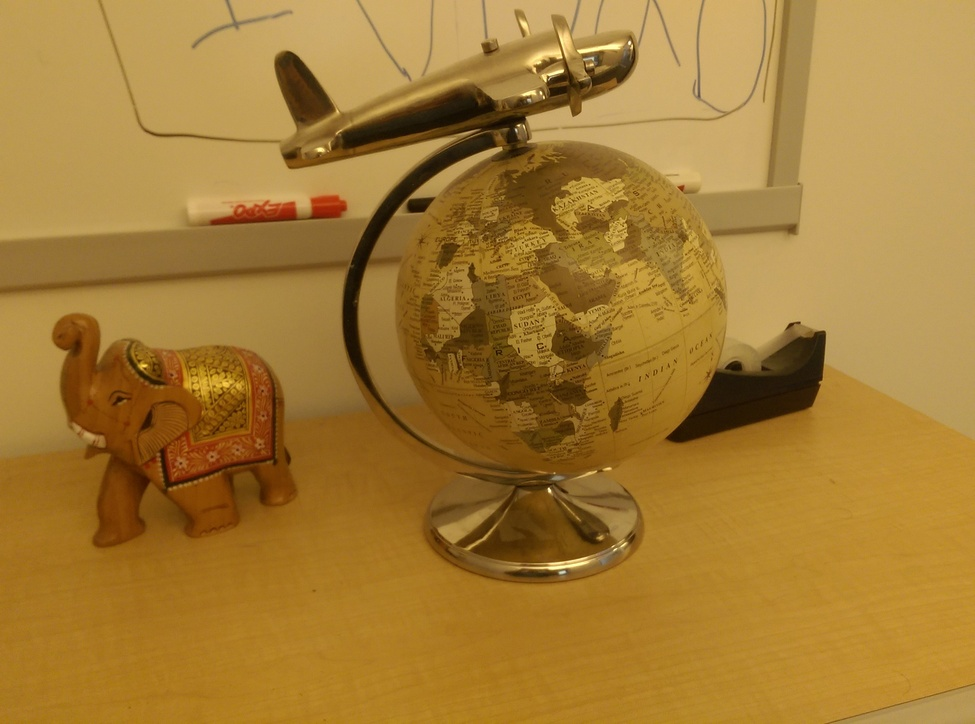
#> input picture task3/globe1.jpg, 975 x 724 px, shrunk from 2048 x 1520 before the run; the run also reads 1 picture not shown here
$ jupyter execute 'Assignment 3b_Reconstruction_24177075.ipynb'   (shell and % lines are left out)
#> lines starting #> are read from the running program, lines starting #| are printed output that depends on the picture; after the words box and inside, x2 and y2 are one past the last pixel; in counts of white or black regions, pixels touching at a corner belong together; long printed decimals are rounded
# Reconstruction using OpenCV

Your name: Said Abdalrahim

Your ID number: 24177075

No we're going to read two images in, a left image and a right image. And we are going to estimate the essential matrix between the two images.

In the last e-tivity, you estimated the homography that let us transform the images, at least approximately, so that we could line them up in a panorama. But it was a 2D estimation that works for planar scenes. The essential matrix, in a way, allows us to extend this concept beyond the need for a 2D scene, we can accept a 3D scene.

## Read the images, calibration, and do the feature extraction

Let's start by reading the two images.

[cell 1]
import cv2
import numpy as np
import matplotlib.pyplot as plt


imgL_color = cv2.imread('globe1.jpg')
#> imgL_color is the input picture: shape (724, 975, 3); mean B, G, R 52.6, 123.6, 163.8
imgR_color = cv2.imread('globe2.jpg')

imgL_color = cv2.cvtColor(imgL_color, cv2.COLOR_BGR2RGB)
imgR_color = cv2.cvtColor(imgR_color, cv2.COLOR_BGR2RGB)

imgL = cv2.imread('globe1.jpg',cv2.IMREAD_GRAYSCALE)
imgR = cv2.imread('globe2.jpg',cv2.IMREAD_GRAYSCALE)

f, axarr = plt.subplots(1,2)
axarr[0].imshow(imgL,cmap='gray')
axarr[1].imshow(imgR,cmap='gray');

We need the calibration to generate the essential matrix. We looked before at how to calibrate a camera, so we won't go through that again. Here, we just use the calibration.

[cell 2]
# The calibration is the same for both images, as they were captured using the same camera.

# First two are radial distortion, second two are tangential, which we ignore (set to zero)
dist = np.array([0.138220594989358, -0.291158084324502, 0, 0])

# The projection matrix.
K_init = np.array([[1901.61685419446, 0               , 1051.33708372959],
                   [0               , 1894.94457228005, 778.616424720309],
                   [0               , 0               , 1               ]])

h, w = imgL.shape[:2]

It's not obvious form the images above, but there is a slight radial distortion. We want to work with undistorted images (it makes our life a little easier). So, here, we undistort before the feature extraction.

[cell 3]
# We're going to use OpenCV to do this.
# When you undistort, we change the camera matrix slightly. OpenCV provides a hady function that updates this.
K_new, roi = cv2.getOptimalNewCameraMatrix(K_init, dist, (w,h), 1, (w,h))

# Now we will undistort the image pair
imgL = cv2.undistort(imgL, K_init, dist, None, K_new)
imgR = cv2.undistort(imgR, K_init, dist, None, K_new)
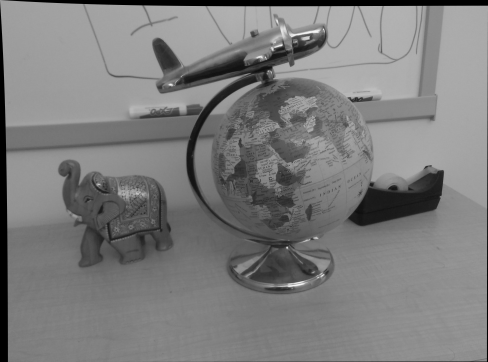
#> imgR: shape (724, 975) (shown at 1/2 size); min 0, max 249, mean 124.4

# we will just store the new camera matrix
K = K_new

[cell 4]
# crop the image.
# Usefully, getOptimalNewCameraMatrix returns an roi that defines the area of the image without the black bits.
# Crop using np.array slicing

x, y, w, h = roi
imgL = imgL[y:y+h, x:x+w]
#> imgL: shape (710, 957)
imgR = imgR[y:y+h, x:x+w]
#> imgR: shape (710, 957)

# plot
f, axarr = plt.subplots(1,2)
axarr[0].imshow(imgL,cmap='gray')
axarr[1].imshow(imgR,cmap='gray');

In previous vision modules, you will have covered feature matching. I don't expect you to repeat that here. So I will give you the code to match the two images using ORB. And we will match the features between the frames.

[cell 5]

# Initiate ORB detector
orb = cv2.ORB_create()

# find the keypoints and descriptors with ORB
kp1, des1 = orb.detectAndCompute(imgL,None)
#> kp1 = 500 keypoints; strongest (x, y, size): (554, 69, 31), (537, 479, 31), (553, 70, 37.2), (553, 69, 44.6)
kp2, des2 = orb.detectAndCompute(imgR,None)
#> kp2 = 500 keypoints; strongest (x, y, size): (558, 483, 31), (548, 78, 31), (547, 78, 44.6), (558, 482, 37.2)
# create BFMatcher object
bf = cv2.BFMatcher(cv2.NORM_HAMMING, crossCheck=True)
# Match descriptors.
matches = bf.match(des1,des2)
#> matches = 199 matches
# Sort them in the order of their distance.
matches = sorted(matches, key = lambda x:x.distance)

N_PTS = 150

img3 = cv2.drawMatches(imgL,kp1,imgR,kp2,matches[:N_PTS],None,flags=cv2.DrawMatchesFlags_NOT_DRAW_SINGLE_POINTS)
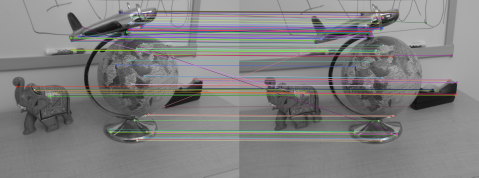
#> img3: shape (710, 1914, 3) (shown at 1/4 size); mean of channels 0, 1, 2 127.6, 127.6, 128.2; drawn as B, G, R
plt.figure(figsize = (15,15)),plt.imshow(img3),plt.show();

left_pts = np.float32([kp1[m.queryIdx].pt for m in matches[:N_PTS]]).reshape(-1,2)
#> left_pts = 150 pairs, first value 63.94 to 808.8, second value 43.2 to 561.6
rght_pts = np.float32([kp2[m.trainIdx].pt for m in matches[:N_PTS]]).reshape(-1,2)
#> rght_pts = 150 pairs, first value 112.3 to 870, second value 48 to 564

## Estimate the Essential Matrix using OpenCV

We saw that the previous DLT method for finding the essential matrix was not the most robust, so we like to use a more robust method. RANSAC is the answer, but we won't implement it ourselves. We'll use OpenCV.

Look at the OpenCV documentation for [`cv2.findEssentialMatrix`](https://docs.opencv.org/3.4/d9/d0c/group__calib3d.html#ga0b166d41926a7793ab1c351dbaa9ffd4). Which is the appropriate version (hint, we have two sets of points and a camera matrix). Note that the OpenCV function can handle pixel points, as it will convert it internally to normalised points.

<font color='blue'>

**Task**: estimate the essential matrix using OpenCV.

function call to get essential matrix, the function returns [E, mask], so we get [0] for E.
method is set to ransac, and probability of 0.999 to get good estimates.
The threshold is set to 1.0 as the documentation suggests a value of 1.0-3.0

[cell 6]
############################
# Your code here
E = cv2.findEssentialMat(left_pts, rght_pts, K, method=cv2.RANSAC, prob=0.999, threshold=1.0)[0]
#> E = [[0.0162, -0.0472, -0.0728], [0.228, -0.0256, -0.664], [0.133, 0.693, 0.014]]
print(E)
#| [[ 0.01615 -0.04718 -0.07282]
#|  [ 0.2282 -0.02562 -0.6645]
#|  [ 0.1334  0.6928  0.01397]]

Now let's draw the epipolar lines

<font color='blue'>

**Task:** Pick a handful of the features, draw the features (in both images), and draw the corresponding epipolar lines in the right hand image. Plot the resulting image pair.

Notes:
* This is basically the same as the last assignment.

recycled the drawing function from part A, same code as explained before, however, just the naming of the essential matrix is changed here.

[cell 7]
############################
# Your code here
def draw_epipolars(imgL_color, imgR_color, left_pts, rght_pts, essential_matrix_rank2, K, NUM_PTS=5):
    """
    Draws epipolar lines on the right image and corresponding points on both images.

    Parameters:
    imgL_color (numpy.ndarray): Left image in color.
    imgR_color (numpy.ndarray): Right image in color.
    left_pts (numpy.ndarray): Points in the left image.
    rght_pts (numpy.ndarray): Points in the right image.
    essential_matrix_rank2 (numpy.ndarray): The essential matrix with rank-2 constraint.
    K (numpy.ndarray): Camera intrinsic matrix.
    NUM_PTS (int): Number of points to visualize. Default is 5.

    Returns:
    imgL_copy (numpy.ndarray): Left image with points drawn.
    imgR_copy (numpy.ndarray): Right image with points and epipolar lines drawn.
    """
#> called with left_pts = array of shape (150, 2), rght_pts = array of shape (150, 2), essential_matrix_rank2 = array of shape (3, 3), K = array of shape (3, 3), NUM_PTS = 10
    right_corr = rght_pts[0:NUM_PTS]
#> right_corr = [[869.2, 330], [621, 49], [565, 312], [870, 328.8], [834.6, 321.4], [868.8, 329.7], [518, 134], [614, 223], [526, 342], [614.4, 223.2]]

    # add the W dim to the normalized points
    right_corr = np.vstack((right_corr.T, np.ones(right_corr.shape[0])))
    l_dash = (essential_matrix_rank2 @ (np.linalg.inv(K) @ right_corr)).T
#> l_dash = [[-0.0632, -0.68, -0.163], [-0.0583, -0.706, -0.283], [-0.0653, -0.716, -0.191], [-0.0632, -0.68, -0.163], [-0.0633, -0.684, -0.168], [-0.0632, -0.68, -0.163], [-0.0613, -0.72, -0.259], [-0.0627, -0.709, -0.22], [-0.0664, -0.722, -0.182], [-0.0627, -0.709, -0.22]]
    l_dash_pix = (np.linalg.inv(K).T @ l_dash.T).T
#> l_dash_pix = [[-3.33e-05, -0.000359, 0.152], [-3.07e-05, -0.000373, 0.0395], [-3.44e-05, -0.000379, 0.14], [-3.33e-05, -0.000359, 0.151], [-3.33e-05, -0.000361, 0.148], [-3.33e-05, -0.000359, 0.152], [-3.23e-05, -0.00038, 0.0706], [-3.3e-05, -0.000375, 0.106], [-3.5e-05, -0.000381, 0.151], [-3.3e-05, -0.000375, 0.107]]

    left_pts_viz = left_pts[0:NUM_PTS].astype(int)
#> left_pts_viz = [[808, 323], [610, 44], [571, 305], [808, 322], [774, 316], [808, 323], [507, 128], [615, 216], [531, 336], [615, 216]]
    right_pts_viz = rght_pts[0:NUM_PTS].astype(int)
#> right_pts_viz = [[869, 330], [621, 49], [565, 312], [870, 328], [834, 321], [868, 329], [518, 134], [614, 223], [526, 342], [614, 223]]

    # draw the points on the left image
    imgL_copy = imgL_color.copy()
    for pt in left_pts_viz:
        cv2.circle(imgL_copy, (pt[0], pt[1]), 10, (255, 0, 0), -1)
#> this loop made 10 passes
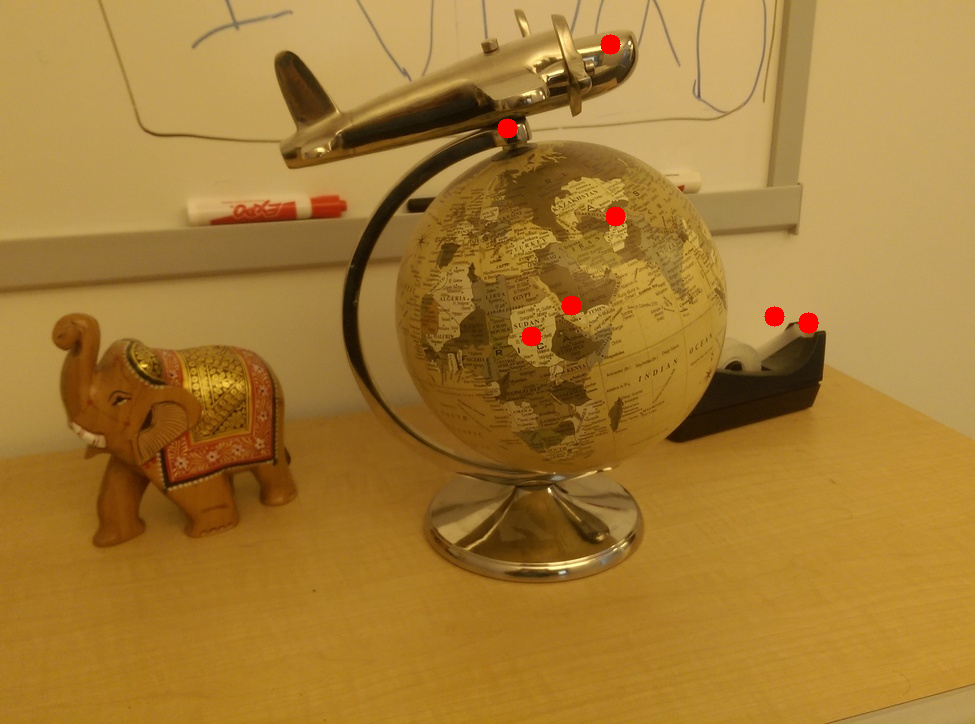
#> imgL_copy: shape (724, 975, 3); mean R, G, B 164.2, 123.2, 52.4

    # draw the points on the right image
    imgR_copy = imgR_color.copy()
    for pt in right_pts_viz:
        cv2.circle(imgR_copy, (pt[0], pt[1]), 10, (0, 255, 0), -1)
#> this loop made 10 passes
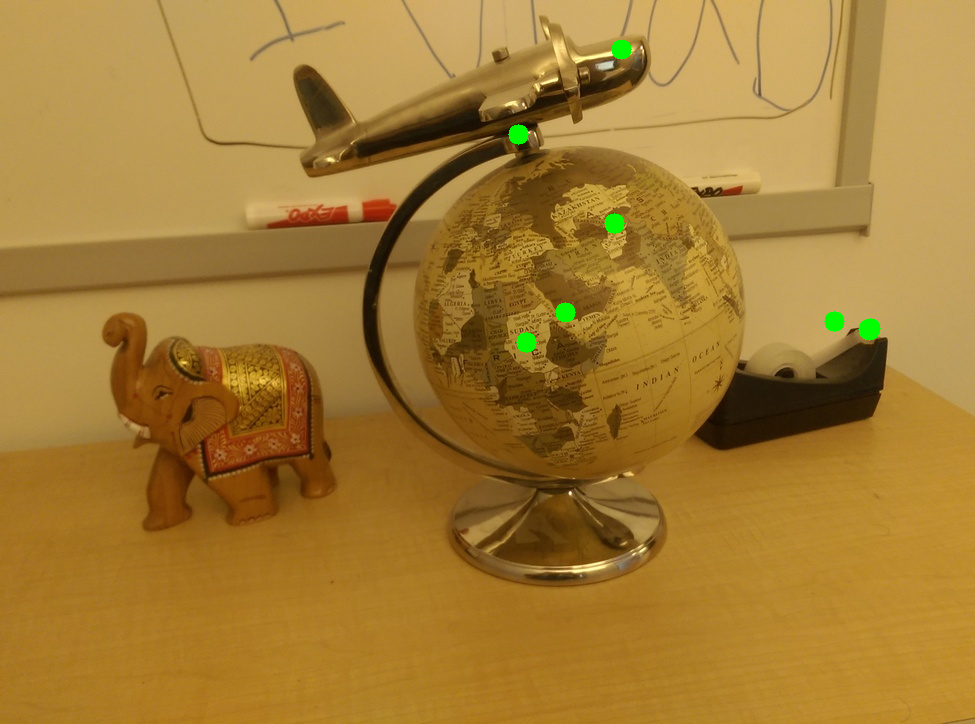
#> imgR_copy: shape (724, 975, 3); mean R, G, B 163.6, 124.2, 52.1

    # draw the epipolar lines on the right image
    for line in l_dash_pix:
        s, t, v = line
        x0, y0 = 0, int(-v / t)
        x1, y1 = imgR_copy.shape[1], -int((v + s * imgR_copy.shape[1]) / t)
        cv2.line(imgR_copy, (x0, y0), (x1, y1), (255, 0, 0), 3)
#> this loop made 10 passes
#> (s, t, v, y0, y1) on passes 1 to 8: (-3.33e-05, -0.000359, 0.152, 422, 332), (-3.07e-05, -0.000373, 0.0395, 105, 25), (-3.44e-05, -0.000379, 0.14, 369, 281), (-3.33e-05, -0.000359, 0.151, 421, 330), (-3.33e-05, -0.000361, 0.148, 409, 319), (-3.33e-05, -0.000359, 0.152, 422, 331), (-3.23e-05, -0.00038, 0.0706, 185, 102), (-3.3e-05, -0.000375, 0.106, 283, 198)
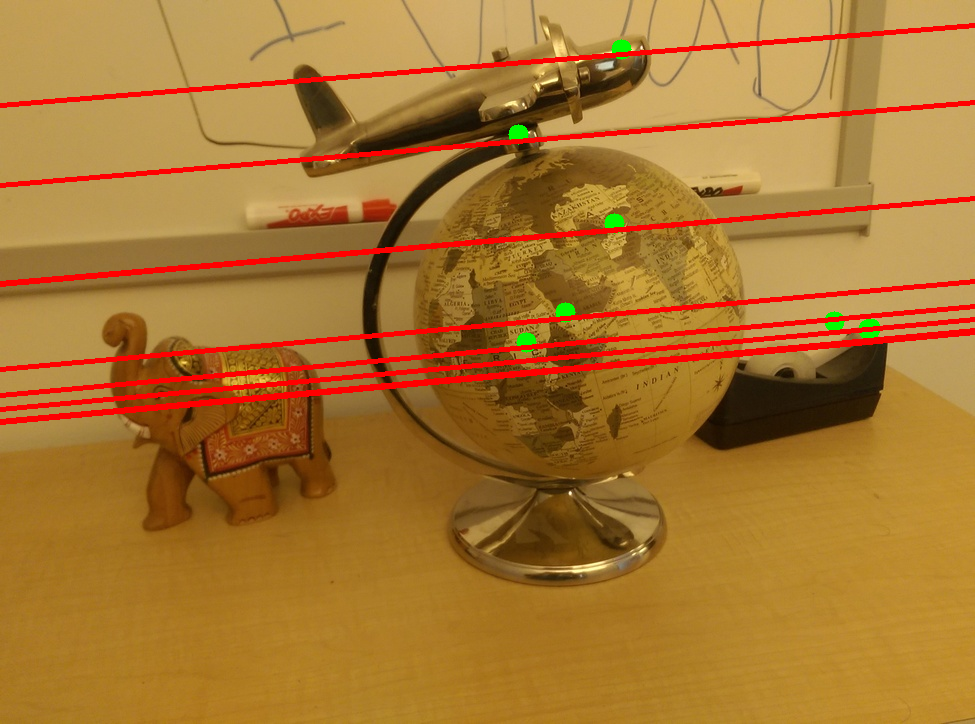
#> imgR_copy: shape (724, 975, 3); 5.11% of pixels changed, all inside (x1, y1, x2, y2) = (0, 23, 975, 425)

    return imgL_copy, imgR_copy

points_to_draw = 10
imgL_copy, imgR_copy = draw_epipolars(imgL_color, imgR_color, left_pts, rght_pts, E, K, points_to_draw)

f, axarr = plt.subplots(1, 2, figsize=(15, 15))
axarr[0].imshow(imgL_copy)
axarr[0].set_title('Left Image with Points')
axarr[1].imshow(imgR_copy)
axarr[1].set_title('Right Image with Points and Epipolar Lines')
plt.show()

## Decompose the essential matrix

Remember that the essential matrix is made up from a rotation matrix $\mathbf{R}$ and a translation vector $\mathbf{t}$, i.e., $\mathbf{E} = \left[\mathbf{t}\right]_\times \mathbf{R}$. Often we will want to deconstruct the essential matrix into its constituent parts $\mathbf{E} \rightarrow \mathbf{R}, \mathbf{t}$.

However, there is a theoretical ambiguity when reconstructing the relative poses of two cameras from the essential matrix. This ambiguity is linked to the fact that, given a 2D point in an image, the pinhole camera model cannot tell whether the corresponding 3D point is in front of the camera or behind the camera. Fundamentally, for a given essential matrix, we cannot distinguish the following scenarios.

In order to remove this ambiguity, you need to know at least one point correspondence in the images: as these two 2D points are assumed to be the projections of a single 3D point lying in front of both cameras (since it is visible in both images), this will enable choosing the right $\mathbf{R}$ and $\mathbf{t}$. The details for this are [provided here](https://stackoverflow.com/questions/22807039/decomposition-of-essential-matrix-validation-of-the-four-possible-solutions-for).

Luckily, OpenCV provides a function for this - [`cv2.recoverPose`](https://docs.opencv.org/3.4/d9/d0c/group__calib3d.html#gadb7d2dfcc184c1d2f496d8639f4371c0)

<font color='blue'>

**Task**: Decompose the essential matrix, and select the correct rotation and translation, using OpenCV

Here I use cv2.recoverPose, passing the essential matrix, point correspondences and K. recoverpose will use the correspondences to give us the correct rotation and translation decomposition following the algorithm detailed in the link above:

i. Compute the SVD of the essential matrix E12 = U * S * V'. If det(U) < 0 set U = -U. If det(V) < 0 set V = -V.

ii. Define W = [0,-1,0; 1,0,0; 0,0,1], R2 = U * W * V' and T2 = third column of U

iii. Define M = [ R2'*T2 ]x, X1 = M * inv(K1) * x1 and X2 = M * R2' * inv(K2) * x2

iv. If X1(3) * X2(3) < 0, set R2 = U * W' * V' and recompute M and X1

v. If X1(3) < 0 set T2 = -T2

vi. Define P1_E = K1 * [ I | 0 ] and P2_E = K2 * [ R2 | T2 ]

[cell 8]
############################
# Your code here
_, R, T, _ = cv2.recoverPose(E, left_pts, rght_pts, K)
#> R = [[0.961, -0.0807, 0.265], [0.0862, 0.996, -0.00881], [-0.264, 0.0313, 0.964]]; T = [-0.992, 0.107, -0.0636]

print("Rotation Matrix: \n", R)
#| Rotation Matrix:
#|  [[ 0.9608 -0.08074  0.2654]
#|  [ 0.08616  0.9962 -0.008814]
#|  [-0.2637  0.03134  0.9641]]
print("Translation Vector: \n", T)
#| Translation Vector:
#|  [[-0.9922]
#|  [ 0.1074]
#|  [-0.0636]]

## Triangulate points

Now we are going to reconstruct the scene through triangulation. That is, for each of the features, we will estimate what the 3D point is. We are going to use [`cv2.triangulatePoints`](https://docs.opencv.org/3.4/d9/d0c/group__calib3d.html#gad3fc9a0c82b08df034234979960b778c) to do this. Look carefully at the documentation.

<font color='blue'>

**Task**: Triangulate the points to create the 3D points, and display them in a 3D plot. Use the `cv2.triangulatePoints` function.

**Notes**:
* OpenCV is very inconsistent in the format of the arrays it expects. We have to be careful. The function `cv2.triangulatePoints` expects row order points to be passed, so we must pass the transpose of the np.arrays that contain the point correspondences (`left_pts.T` and `rght_pts.T`). But note that `cv2.recoverPose` above does not require this. Just something to be careful about. Note also to check if you need to transpose the array it returns.
* `triangulatePoints` expects the projection matrices as input. You need to build them out of the camera intrinsics matrix and the rotation/translation that you extracted from the essential matrix. Recall Lecture 4.6:

and

The first equation is for the camera with no rotation/translation, and the second is the case of the non-zero rotation and translation.
Note that the translation vector returned from `cv2.recoverPose` is already the negative, so you can ignore the `-` in the second equation.
* `cv2.triangulatePoints` returns the 3D points in homogeneous form (i.e., as 4-vectors). You need to dehomogenise them.
* When plotting in 3D using matplotlib (A quick google will tell you how to do this), you can enable an interactive plot that you can drag around. Do this by putting the command `%matplotlib notebook` at the top of the cell. If you run this cell, though, and then rerun one of the cells above, the plots above can look weird. To fix this, you can add the line `%matplotlib inline` to the other cells.

in the following cell:

* transpose left and right points as cv2.triangulatePoints is specific with its input in row order.

* create the [I|O] matrix, this is not particularly necessary (can just create the result), however, I think it shows the algorithm in a more readable manner.

* calculate P1 and P2 as outlined in the above figures, these will help project the points to the same position.

* call triangulatePoints function with the params P1, P2, and the transposed left and right points

* dehomogenise the output

[cell 9]
############################
# Your code here
left_pts_transposed = left_pts.T
rght_pts_transposed = rght_pts.T

IO = np.eye(3)
IO = np.hstack((IO, np.zeros((3, 1))))

P1 = K @ IO # first camera projection matrix ( left points )
P2 = K @ np.hstack((R, T)) # second camera projection matrix ( right points )
#> P2 = [[1548, -120.5, 1516.5, -1951.4], [-41.99, 1909.9, 733.1, 153.8], [-0.264, 0.0313, 0.964, -0.0636]]

points_4d = cv2.triangulatePoints(P1, P2, left_pts_transposed, rght_pts_transposed)
points_3d = cv2.convertPointsFromHomogeneous(points_4d.T).reshape(-1, 3) # dehomogenize
#> points_3d = 150 rows, first 8: [-0.493, -0.93, 3.88], [-0.77, -1.29, 3.32], [-0.835, -0.827, 3.31], [-0.494, -0.933, 3.89], [-0.562, -0.942, 3.87], [-0.493, -0.93, 3.88], [-0.942, -1.13, 3.29], [-0.763, -0.988, 3.33]

print(P1)
#| [[1.89947924e+03 0.00000000e+00 1.05011592e+03 0.00000000e+00]
#|  [0.00000000e+00 1.89267226e+03 7.77653613e+02 0.00000000e+00]
#|  [0.00000000e+00 0.00000000e+00 1.00000000e+00 0.00000000e+00]]
print(P2)
#| [[ 1.54801450e+03 -1.20464214e+02  1.51654355e+03 -1.95140781e+03]
#|  [-4.19893732e+01  1.90992821e+03  7.33051552e+02  1.53819507e+02]
#|  [-2.63695349e-01  3.13354574e-02  9.64096910e-01 -6.35958957e-02]]

3d plotting to visualize the points, following the matplotlib documentation.

[cell 10]
from mpl_toolkits import mplot3d

x, y, z = points_3d[:, 0], points_3d[:, 1], points_3d[:, 2]
#> x = 150 values, max -0.493 at index 5, min -1.99 at index 113, mean -0.956; y = 150 values, max -0.406 at index 87, min -1.54 at index 123, mean -0.931; z = 150 values, max 5.45 at index 113, min 2.6 at index 145, mean 3.41

fig = plt.figure(figsize=(16, 8))

# 3D plot
ax1 = fig.add_subplot(121, projection='3d')
ax1.grid()
ax1.scatter(x, z, y, c='b', s=20)
ax1.set_title(f'3D Parametric Plot with {len(points_3d)} Points')
ax1.set_xlabel('x', labelpad=20)
ax1.set_ylabel('y', labelpad=20)
ax1.set_zlabel('t', labelpad=20)

# Image with points
ax2 = fig.add_subplot(122)
imgR_copy_with_points = imgR_color.copy()
for pt in rght_pts.astype(int):
    cv2.circle(imgR_copy_with_points, (pt[0], pt[1]), 5, (0, 255, 0), -1)
#> this loop made 150 passes
#> imgR_copy_with_points: shape (724, 975, 3); mean R, G, B 162.8, 125.2, 51.9
ax2.imshow(imgR_copy_with_points)
ax2.set_title('Right Image with Points')

plt.show()
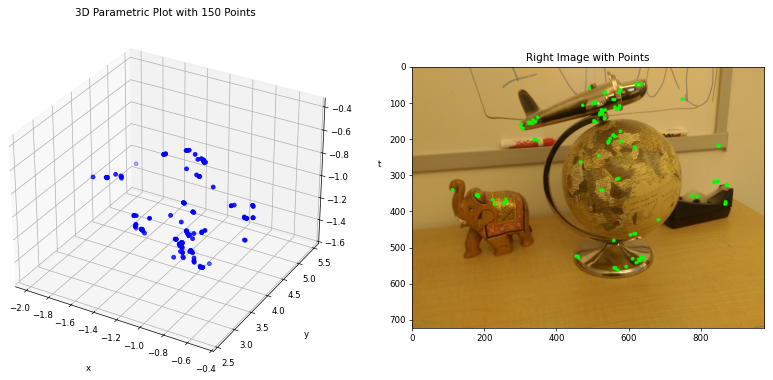
#> figure drawn by matplotlib, 2 panels
